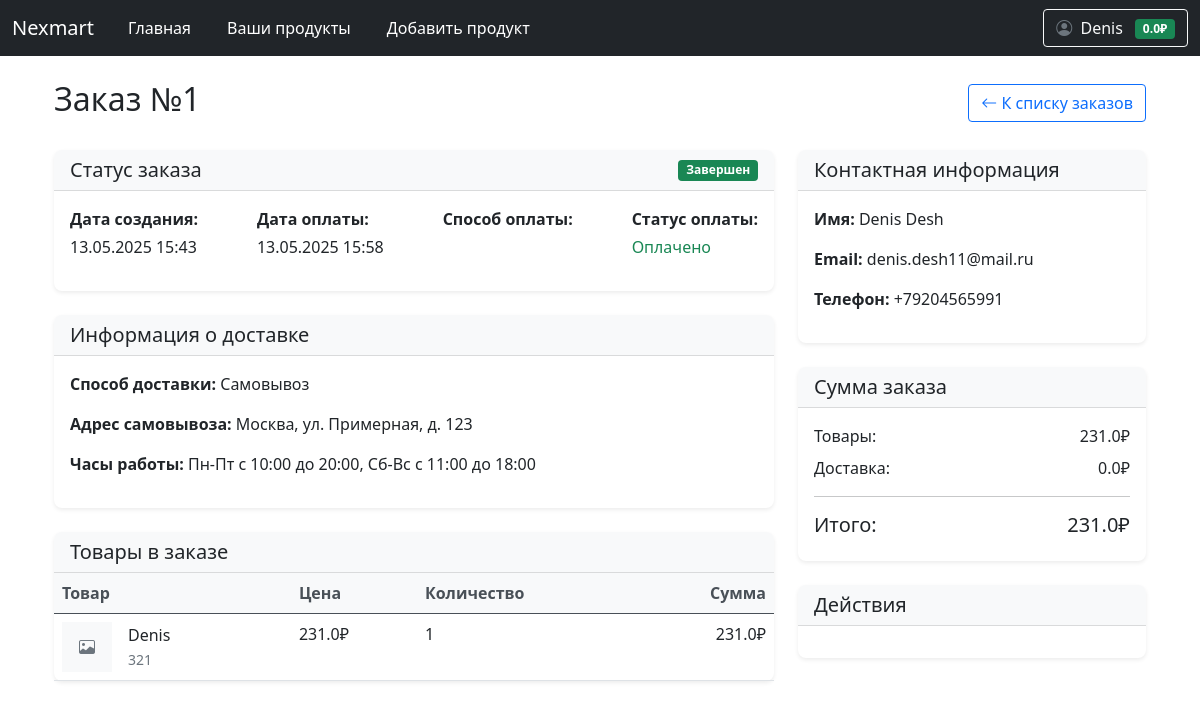
/user/order/1 (signed in), run on the app's committed database.
### data/user.py (models this page shows, shortened)
class User(SqlAlchemyBase, UserMixin):
    __tablename__ = 'users'
    id = Column(Integer, primary_key=True, autoincrement=True)
    email = Column(String, unique=True, nullable=False)
    hashed_password = Column(String, nullable=False)
    surname = Column(String, nullable=False)
    name = Column(String, nullable=False)
    modified_date = Column(DateTime)
    balance = Column(Float, default=0.0, nullable=False)
    products = relationship("Product", back_populates="user")

### data/order.py (models this page shows)
class Order(SqlAlchemyBase):
    __tablename__ = 'orders'
    id = sqlalchemy.Column(sqlalchemy.Integer, primary_key=True, autoincrement=True)
    user_id = sqlalchemy.Column(sqlalchemy.Integer, sqlalchemy.ForeignKey("users.id"))
    created_date = sqlalchemy.Column(sqlalchemy.DateTime, default=datetime.datetime.now)
    status = sqlalchemy.Column(sqlalchemy.String, default='new')  # new, paid, delivered, completed, cancelled
    total_price = sqlalchemy.Column(sqlalchemy.Float, nullable=False)
    name = sqlalchemy.Column(sqlalchemy.String, nullable=False)
    surname = sqlalchemy.Column(sqlalchemy.String, nullable=False)
    email = sqlalchemy.Column(sqlalchemy.String, nullable=False)
    phone = sqlalchemy.Column(sqlalchemy.String, nullable=False)
    delivery_type = sqlalchemy.Column(sqlalchemy.String, nullable=False)  # self_pickup, pickup_point
    delivery_service = sqlalchemy.Column(sqlalchemy.String, nullable=True)  # yandex, wildberries, ozon, pochta, cdek
    pvz_info = sqlalchemy.Column(sqlalchemy.String, nullable=True)  # JSON с информацией о ПВЗ
    delivery_cost = sqlalchemy.Column(sqlalchemy.Float, default=0.0)
    payment_method = sqlalchemy.Column(sqlalchemy.String, nullable=False)  # balance, card, cod
    is_paid = sqlalchemy.Column(sqlalchemy.Boolean, default=False)
    payment_date = sqlalchemy.Column(sqlalchemy.DateTime, nullable=True)
    comment = sqlalchemy.Column(sqlalchemy.Text, nullable=True)
    user = orm.relationship('User')
    items = orm.relationship('OrderItem', back_populates='order', cascade='all, delete-orphan')

class OrderItem(SqlAlchemyBase):
    __tablename__ = 'order_items'
    id = sqlalchemy.Column(sqlalchemy.Integer, primary_key=True, autoincrement=True)
    user_id = sqlalchemy.Column(sqlalchemy.Integer, sqlalchemy.ForeignKey("users.id"))
    product_id = sqlalchemy.Column(sqlalchemy.Integer, sqlalchemy.ForeignKey("products.id"))
    amount = sqlalchemy.Column(sqlalchemy.Integer, default=1)
    is_in_order = sqlalchemy.Column(sqlalchemy.Boolean, default=False)
    order_id = sqlalchemy.Column(sqlalchemy.Integer, sqlalchemy.ForeignKey("orders.id"), nullable=True)
    user = orm.relationship('User')
    product = orm.relationship('Product')
    order = orm.relationship('Order', back_populates='items')

### data/product.py (models this page shows)
class Product(SqlAlchemyBase):
    __tablename__ = 'products'
    id = sqlalchemy.Column(sqlalchemy.Integer, primary_key=True, autoincrement=True)
    name = sqlalchemy.Column(sqlalchemy.String, nullable=False)
    price = sqlalchemy.Column(sqlalchemy.Float, nullable=False)
    description = sqlalchemy.Column(sqlalchemy.Text)
    created_date = sqlalchemy.Column(sqlalchemy.DateTime, default=datetime.datetime.now)
    open = sqlalchemy.Column(sqlalchemy.Boolean)  # открыт ли продукт для общего доступа
    amount_available = sqlalchemy.Column(sqlalchemy.Integer)  # сколько есть продукта для продажи
    amount_sell = sqlalchemy.Column(sqlalchemy.Integer)  # сколько продано для статистики
    image = sqlalchemy.Column(sqlalchemy.String)
    user_id = sqlalchemy.Column(sqlalchemy.Integer, sqlalchemy.ForeignKey('users.id'))
    user = sqlalchemy.orm.relationship('User', back_populates='products')

### main.py (the view)
@app.route('/user/order/<int:order_id>')
@login_required
def user_order_details(order_id):
    db_sess = db_session.create_session()
    order = db_sess.query(Order).filter(
        Order.id == order_id,
        Order.user_id == current_user.id
    ).first()
    if not order:
        flash('Заказ не найден', 'danger')
        return redirect('/user/orders')
    return render_template('order_details.html', order=order)

### templates/order_details.html (shortened to what this page needs)
{% extends "base.html" %}
{% block content %}
<div class="container">
    <div class="d-flex justify-content-between align-items-center mb-4">
        <h2>Заказ №{{ order.id }}</h2>
        <a href="/user/orders" class="btn btn-outline-primary">
            <i class="bi bi-arrow-left"></i> К списку заказов
        </a>
    </div>
    <div class="row">
        <div class="col-lg-8">
            <div class="card mb-4">
                <div class="card-header bg-light d-flex justify-content-between align-items-center">
                    <h5 class="mb-0">Статус заказа</h5>
                    {% if order.status == 'new' %}
                    <span class="badge bg-info">Новый</span>
                    {% elif order.status == 'paid' %}
                    <span class="badge bg-success">Оплачен</span>
                    {% elif order.status == 'delivered' %}
                    <span class="badge bg-primary">Доставлен</span>
                    {% elif order.status == 'completed' %}
                    <span class="badge bg-success">Завершен</span>
                    {% elif order.status == 'cancelled' %}
                    <span class="badge bg-danger">Отменен</span>
                    {% endif %}
                </div>
                <div class="card-body">
                    <div class="d-flex justify-content-between">
                        <div>
                            <p class="mb-1"><strong>Дата создания:</strong></p>
                            <p>{{ order.created_date.strftime('%d.%m.%Y %H:%M') }}</p>
                        </div>
                        {% if order.payment_date %}
                        <div>
                            <p class="mb-1"><strong>Дата оплаты:</strong></p>
                            <p>{{ order.payment_date.strftime('%d.%m.%Y %H:%M') }}</p>
                        </div>
                        {% endif %}
                        <div>
                            <p class="mb-1"><strong>Способ оплаты:</strong></p>
                        </div>
                        <div>
                            <p class="mb-1"><strong>Статус оплаты:</strong></p>
                            <p>{% if order.is_paid %}<span class="text-success">Оплачено</span>{% else %}<span class="text-danger">Не оплачено</span>{% endif %}</p>
                        </div>
                    </div>
                </div>
            </div>
            <div class="card mb-4">
                <div class="card-header bg-light">
                    <h5 class="mb-0">Информация о доставке</h5>
                </div>
                <div class="card-body">
                    <p><strong>Способ доставки:</strong>
                        {% if order.delivery_type == 'self_pickup' %}
                        Самовывоз
                        {% elif order.delivery_type == 'pickup_point' %}
                        Пункт выдачи заказов
                        {% endif %}
                    </p>
                    {% if order.delivery_type == 'pickup_point' and order.pvz_info %}
                    {% set pvz = order.pvz_info|tojson|fromjson %}
                    <p><strong>Служба доставки:</strong>
                        {% if order.delivery_service == 'yandex' %}
                        Яндекс.Маркет
                        {% elif order.delivery_service == 'wildberries' %}
                        Wildberries
                        {% elif order.delivery_service == 'ozon' %}
                        Ozon
                        {% elif order.delivery_service == 'pochta' %}
                        Почта России
                        {% elif order.delivery_service == 'cdek' %}
                        СДЭК
                        {% endif %}
                    </p>
                    <p><strong>Пункт выдачи:</strong> {{ pvz.name }}</p>
                    <p><strong>Адрес:</strong> {{ pvz.address }}</p>
                    <p><strong>Часы работы:</strong> {{ pvz.hours }}</p>
                    {% elif order.delivery_type == 'self_pickup' %}
                    <p><strong>Адрес самовывоза:</strong> Москва, ул. Примерная, д. 123</p>
                    <p><strong>Часы работы:</strong> Пн-Пт с 10:00 до 20:00, Сб-Вс с 11:00 до 18:00</p>
                    {% endif %}
                </div>
            </div>
            <div class="card mb-4">
                <div class="card-header bg-light">
                    <h5 class="mb-0">Товары в заказе</h5>
                </div>
                <div class="card-body p-0">
                    <div class="table-responsive">
                        <table class="table table-hover m-0">
                            <thead>
                                <tr>
                                    <th>Товар</th>
                                    <th>Цена</th>
                                    <th>Количество</th>
                                    <th class="text-end">Сумма</th>
                                </tr>
                            </thead>
                            <tbody>
                                {% for item in order.items %}
                                <tr>
                                    <td>
                                        <div class="d-flex align-items-center">
                                            {% if item.product.image %}
                                            <img src="{{ url_for('static', filename='upload/' + item.product.image) }}"
                                                 class="img-thumbnail me-3" alt="{{ item.product.name }}"
                                                 style="width: 50px; height: 50px; object-fit: cover;">
                                            {% else %}
                                            <div class="bg-light text-center me-3" style="width: 50px; height: 50px; line-height: 50px;">
                                                <i class="bi bi-image text-muted"></i>
                                            </div>
                                            {% endif %}
                                            <div>
                                                <p class="mb-0">{{ item.product.name }}</p>
                                                <small class="text-muted">{{ item.product.description|truncate(50) }}</small>
                                            </div>
                                        </div>
                                    </td>
                                    <td>{{ item.product.price }}₽</td>
                                    <td>{{ item.amount }}</td>
                                    <td class="text-end">{{ item.product.price * item.amount }}₽</td>
                                </tr>
                                {% endfor %}
                            </tbody>
                        </table>
                    </div>
                </div>
            </div>
        </div>
        <div class="col-lg-4">
            <div class="card mb-4">
                <div class="card-header bg-light">
                    <h5 class="mb-0">Контактная информация</h5>
                </div>
                <div class="card-body">
                    <p><strong>Имя:</strong> {{ order.name }} {{ order.surname }}</p>
                    <p><strong>Email:</strong> {{ order.email }}</p>
                    <p><strong>Телефон:</strong> {{ order.phone }}</p>
                </div>
            </div>
            <div class="card mb-4">
                <div class="card-header bg-light">
                    <h5 class="mb-0">Сумма заказа</h5>
                </div>
                <div class="card-body">
                    <div class="d-flex justify-content-between mb-2">
                        <span>Товары:</span>
                        <span>{{ order.total_price - order.delivery_cost }}₽</span>
                    </div>
                    <div class="d-flex justify-content-between mb-3">
                        <span>Доставка:</span>
                        <span>{{ order.delivery_cost }}₽</span>
                    </div>
                    <hr>
                    <div class="d-flex justify-content-between">
                        <span class="h5">Итого:</span>
                        <span class="h5">{{ order.total_price }}₽</span>
                    </div>
                </div>
            </div>
            <div class="card mb-4">
                <div class="card-header bg-light">
                    <h5 class="mb-0">Действия</h5>
                </div>
                <div class="card-body">
                </div>
            </div>
        </div>
    </div>
</div>
{% endblock %}

### templates/base.html (shortened to what this page needs)
<!doctype html>
<html lang="ru">
<head>
                    <link href="https://cdn.jsdelivr.net/npm/bootstrap@5.0.2/dist/css/bootstrap.min.css" rel="stylesheet">
                    <link rel="stylesheet" href="https://cdn.jsdelivr.net/npm/bootstrap-icons@1.8.1/font/bootstrap-icons.css">
    <link rel="stylesheet" href="{{ url_for('static', filename='css/style.css') }}">
    <link rel="stylesheet" href="https://cdnjs.cloudflare.com/ajax/libs/font-awesome/6.5.1/css/all.min.css">
    <link rel="stylesheet" href="{{ url_for('static', filename='css/auth_styles.css') }}">
</head>
<body>
<header>
    <nav class="navbar navbar-expand-md navbar-dark bg-dark" aria-label="Fourth navbar example">
        <div class="container-fluid">
          <a class="navbar-brand" href="#">Nexmart</a>
          <div class="collapse navbar-collapse" id="navbarsExample04">
            <ul class="navbar-nav me-auto mb-2 mb-md-0">
              <li class="nav-item">
                <a class="nav-link active" aria-current="page" href="/">Главная</a>
              </li>
                {% if not current_user.is_authenticated %}
                <li class="nav-item">
                <a class="nav-link active" aria-current="page" href="/register"></a>
              </li>
                <li class="nav-item">
                <a class="nav-link active" aria-current="page" href="/login"></a>
              </li>
                {% else %}
                <li class="nav-item">
                <a class="nav-link active" href="/user/products">Ваши продукты</a>
              </li>
                <li class="nav-item">
                <a class="nav-link active" href="/user/products/add">Добавить продукт</a>
              </li>
                {% endif %}
            </ul>
            {% if current_user.is_authenticated %}
            <div class="d-flex align-items-center">
              <div class="dropdown">
                <button class="btn btn-outline-light dropdown-toggle" type="button" id="profileDropdown" data-bs-toggle="dropdown" aria-expanded="false">
                  <i class="bi bi-person-circle me-1"></i>
                  {{ current_user.name }}
                  <span class="badge bg-success ms-2">{{ current_user.balance }}₽</span>
                </button>
              </div>
            </div>
            {% else %}
            <div class="d-flex">
              <a href="/login" class="btn btn-outline-light me-2">Войти</a>
              <a href="/register" class="btn btn-success">Регистрация</a>
            </div>
            {% endif %}
          </div>
        </div>
      </nav>
</header>
<div class="container mt-4">
    {% block content %}{% endblock %}
</div>
</body>
</html>

### data on the page
User: name "Denis", balance "0.0"
Order: id "1", created_date "13.05.2025 15:43", payment_date "13.05.2025 15:58", name "Denis", surname "Desh", email "denis.desh11@mail.ru", phone "+79204565991", order.total_price-order.delivery_cost "231.0", delivery_cost "0.0", total_price "231.0"
OrderItem: product.name "Denis", product.description "321", product.price "231.0", amount "1", item.product.price*item.amount "231.0"
